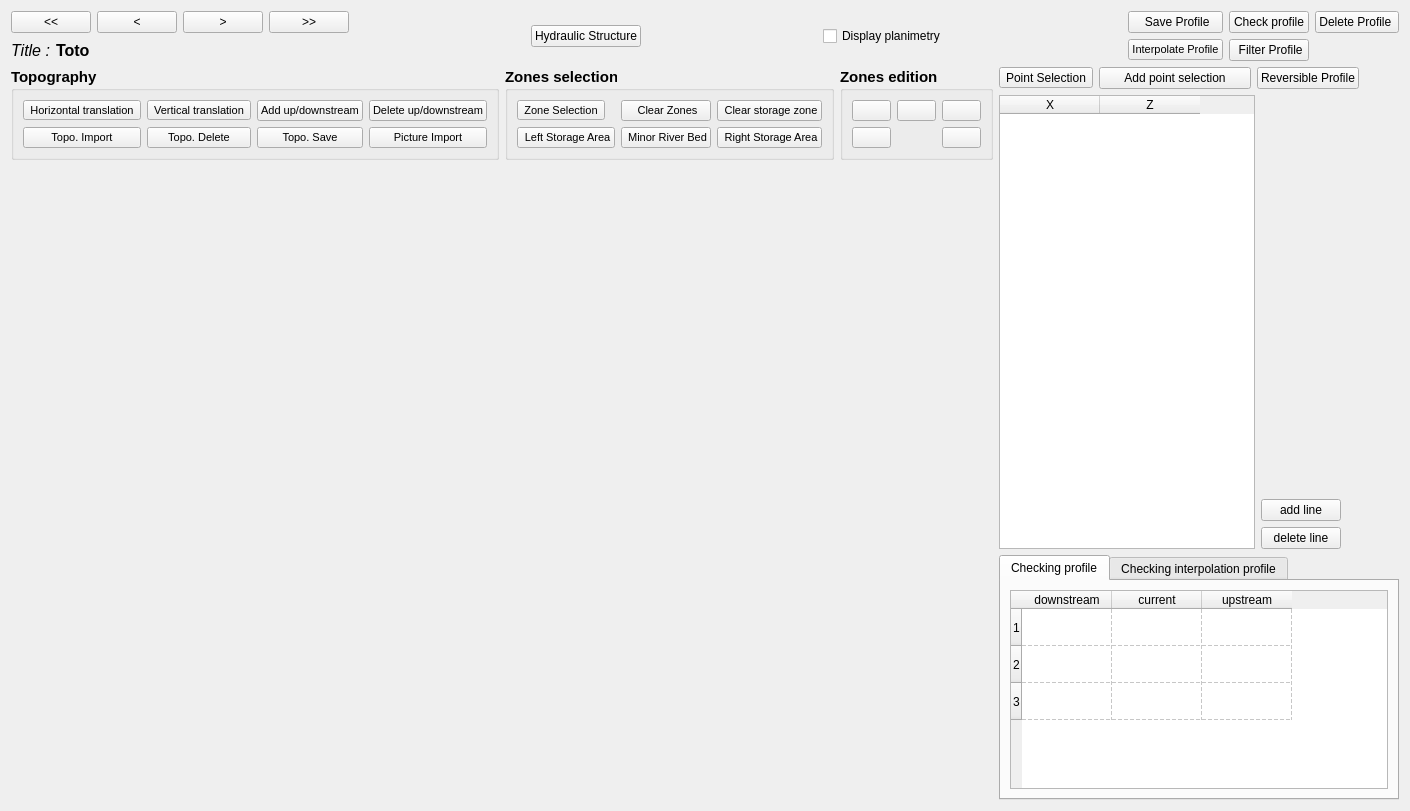
<?xml version="1.0" encoding="UTF-8"?>
<ui version="4.0">
 <class>ProfilGraph</class>
 <widget class="QWidget" name="ProfilGraph">
  <property name="windowModality">
   <enum>Qt::NonModal</enum>
  </property>
  <property name="geometry">
   <rect>
    <x>0</x>
    <y>0</y>
    <width>1348</width>
    <height>811</height>
   </rect>
  </property>
  <property name="acceptDrops">
   <bool>true</bool>
  </property>
  <property name="windowTitle">
   <string>Profile Topography Edition</string>
  </property>
  <layout class="QGridLayout" name="gridLayout_6">
   <item row="0" column="0">
    <layout class="QVBoxLayout" name="verticalLayout">
     <item>
      <layout class="QHBoxLayout" name="horizontalLayout_5">
       <item>
        <layout class="QVBoxLayout" name="verticalLayout_4">
         <item>
          <layout class="QHBoxLayout" name="horizontalLayout_3">
           <item>
            <widget class="QPushButton" name="bt_reculTot">
             <property name="sizePolicy">
              <sizepolicy hsizetype="Expanding" vsizetype="Fixed">
               <horstretch>0</horstretch>
               <verstretch>0</verstretch>
              </sizepolicy>
             </property>
             <property name="text">
              <string>&lt;&lt;</string>
             </property>
             <property name="default">
              <bool>false</bool>
             </property>
            </widget>
           </item>
           <item>
            <widget class="QPushButton" name="bt_recul">
             <property name="sizePolicy">
              <sizepolicy hsizetype="Expanding" vsizetype="Fixed">
               <horstretch>0</horstretch>
               <verstretch>0</verstretch>
              </sizepolicy>
             </property>
             <property name="text">
              <string>&lt;</string>
             </property>
            </widget>
           </item>
           <item>
            <widget class="QPushButton" name="bt_av">
             <property name="sizePolicy">
              <sizepolicy hsizetype="Expanding" vsizetype="Fixed">
               <horstretch>0</horstretch>
               <verstretch>0</verstretch>
              </sizepolicy>
             </property>
             <property name="text">
              <string>&gt;</string>
             </property>
            </widget>
           </item>
           <item>
            <widget class="QPushButton" name="bt_avTot">
             <property name="sizePolicy">
              <sizepolicy hsizetype="Expanding" vsizetype="Fixed">
               <horstretch>0</horstretch>
               <verstretch>0</verstretch>
              </sizepolicy>
             </property>
             <property name="text">
              <string>&gt;&gt;</string>
             </property>
            </widget>
           </item>
          </layout>
         </item>
         <item>
          <layout class="QHBoxLayout" name="horizontalLayout_6">
           <item>
            <widget class="QLabel" name="label_2">
             <property name="font">
              <font>
               <pointsize>12</pointsize>
               <italic>true</italic>
              </font>
             </property>
             <property name="text">
              <string>Title :</string>
             </property>
             <property name="alignment">
              <set>Qt::AlignRight|Qt::AlignTrailing|Qt::AlignVCenter</set>
             </property>
            </widget>
           </item>
           <item>
            <widget class="QLabel" name="label_Title">
             <property name="font">
              <font>
               <pointsize>12</pointsize>
               <weight>75</weight>
               <bold>true</bold>
              </font>
             </property>
             <property name="text">
              <string>Toto</string>
             </property>
            </widget>
           </item>
           <item>
            <spacer name="horizontalSpacer_2">
             <property name="orientation">
              <enum>Qt::Horizontal</enum>
             </property>
             <property name="sizeHint" stdset="0">
              <size>
               <width>40</width>
               <height>20</height>
              </size>
             </property>
            </spacer>
           </item>
          </layout>
         </item>
        </layout>
       </item>
       <item>
        <spacer name="horizontalSpacer_4">
         <property name="orientation">
          <enum>Qt::Horizontal</enum>
         </property>
         <property name="sizeHint" stdset="0">
          <size>
           <width>40</width>
           <height>20</height>
          </size>
         </property>
        </spacer>
       </item>
       <item>
        <widget class="QPushButton" name="bt_ouvrage">
         <property name="text">
          <string>Hydraulic Structure</string>
         </property>
        </widget>
       </item>
       <item>
        <spacer name="horizontalSpacer_3">
         <property name="orientation">
          <enum>Qt::Horizontal</enum>
         </property>
         <property name="sizeHint" stdset="0">
          <size>
           <width>40</width>
           <height>20</height>
          </size>
         </property>
        </spacer>
       </item>
       <item>
        <widget class="QCheckBox" name="cb_planim">
         <property name="text">
          <string>Display planimetry</string>
         </property>
        </widget>
       </item>
       <item>
        <spacer name="horizontalSpacer_5">
         <property name="orientation">
          <enum>Qt::Horizontal</enum>
         </property>
         <property name="sizeHint" stdset="0">
          <size>
           <width>40</width>
           <height>20</height>
          </size>
         </property>
        </spacer>
       </item>
       <item>
        <layout class="QGridLayout" name="gridLayout_8">
         <item row="0" column="1">
          <widget class="QPushButton" name="bt_check_prof">
           <property name="text">
            <string>Check profile</string>
           </property>
          </widget>
         </item>
         <item row="0" column="2">
          <widget class="QPushButton" name="bt_profil_del">
           <property name="sizePolicy">
            <sizepolicy hsizetype="Expanding" vsizetype="Fixed">
             <horstretch>0</horstretch>
             <verstretch>0</verstretch>
            </sizepolicy>
           </property>
           <property name="text">
            <string>Delete Profile </string>
           </property>
          </widget>
         </item>
         <item row="1" column="1">
          <widget class="QPushButton" name="bt_profil_filter">
           <property name="sizePolicy">
            <sizepolicy hsizetype="Expanding" vsizetype="Fixed">
             <horstretch>0</horstretch>
             <verstretch>0</verstretch>
            </sizepolicy>
           </property>
           <property name="text">
            <string> Filter Profile</string>
           </property>
          </widget>
         </item>
         <item row="0" column="0">
          <widget class="QPushButton" name="bt_profil_save">
           <property name="sizePolicy">
            <sizepolicy hsizetype="Expanding" vsizetype="Fixed">
             <horstretch>0</horstretch>
             <verstretch>0</verstretch>
            </sizepolicy>
           </property>
           <property name="text">
            <string> Save Profile</string>
           </property>
          </widget>
         </item>
         <item row="1" column="0">
          <widget class="QPushButton" name="bt_interp">
           <property name="font">
            <font>
             <pointsize>8</pointsize>
            </font>
           </property>
           <property name="text">
            <string>Interpolate Profile</string>
           </property>
          </widget>
         </item>
        </layout>
       </item>
      </layout>
     </item>
     <item>
      <layout class="QHBoxLayout" name="horizontalLayout_9">
       <item>
        <layout class="QVBoxLayout" name="verticalLayout_2">
         <item>
          <layout class="QVBoxLayout" name="widget_figure_old">
           <item>
            <layout class="QHBoxLayout" name="horizontalLayout_8">
             <item>
              <widget class="QGroupBox" name="groupBox_2">
               <property name="font">
                <font>
                 <pointsize>11</pointsize>
                 <weight>75</weight>
                 <bold>true</bold>
                </font>
               </property>
               <property name="title">
                <string>Topography</string>
               </property>
               <layout class="QGridLayout" name="gridLayout_5">
                <item row="0" column="0">
                 <layout class="QGridLayout" name="gridLayout_4">
                  <item row="1" column="0">
                   <widget class="QPushButton" name="bt_topo_load">
                    <property name="sizePolicy">
                     <sizepolicy hsizetype="Expanding" vsizetype="Fixed">
                      <horstretch>0</horstretch>
                      <verstretch>0</verstretch>
                     </sizepolicy>
                    </property>
                    <property name="font">
                     <font>
                      <pointsize>8</pointsize>
                      <weight>50</weight>
                      <bold>false</bold>
                     </font>
                    </property>
                    <property name="text">
                     <string>Topo. Import</string>
                    </property>
                   </widget>
                  </item>
                  <item row="0" column="2">
                   <widget class="QToolButton" name="BtTools_profil_translationV">
                    <property name="font">
                     <font>
                      <pointsize>8</pointsize>
                      <weight>50</weight>
                      <bold>false</bold>
                     </font>
                    </property>
                    <property name="text">
                     <string>Vertical translation</string>
                    </property>
                    <property name="iconSize">
                     <size>
                      <width>24</width>
                      <height>24</height>
                     </size>
                    </property>
                    <property name="checkable">
                     <bool>true</bool>
                    </property>
                   </widget>
                  </item>
                  <item row="1" column="4">
                   <widget class="QPushButton" name="bt_img_load">
                    <property name="sizePolicy">
                     <sizepolicy hsizetype="Expanding" vsizetype="Fixed">
                      <horstretch>0</horstretch>
                      <verstretch>0</verstretch>
                     </sizepolicy>
                    </property>
                    <property name="font">
                     <font>
                      <pointsize>8</pointsize>
                      <weight>50</weight>
                      <bold>false</bold>
                     </font>
                    </property>
                    <property name="text">
                     <string>Picture Import</string>
                    </property>
                   </widget>
                  </item>
                  <item row="1" column="2">
                   <widget class="QPushButton" name="bt_topo_del">
                    <property name="font">
                     <font>
                      <pointsize>8</pointsize>
                      <weight>50</weight>
                      <bold>false</bold>
                     </font>
                    </property>
                    <property name="text">
                     <string>Topo. Delete</string>
                    </property>
                   </widget>
                  </item>
                  <item row="1" column="3">
                   <widget class="QPushButton" name="bt_topo_save">
                    <property name="sizePolicy">
                     <sizepolicy hsizetype="Expanding" vsizetype="Fixed">
                      <horstretch>0</horstretch>
                      <verstretch>0</verstretch>
                     </sizepolicy>
                    </property>
                    <property name="font">
                     <font>
                      <pointsize>8</pointsize>
                      <weight>50</weight>
                      <bold>false</bold>
                     </font>
                    </property>
                    <property name="text">
                     <string>Topo. Save</string>
                    </property>
                   </widget>
                  </item>
                  <item row="0" column="0">
                   <widget class="QToolButton" name="BtTools_profil_translationH">
                    <property name="font">
                     <font>
                      <pointsize>8</pointsize>
                      <weight>50</weight>
                      <bold>false</bold>
                     </font>
                    </property>
                    <property name="text">
                     <string>Horizontal translation</string>
                    </property>
                    <property name="icon">
                     <iconset>
                      <normaloff>:/plugins/MascPlug/icones/deplace_profil.png</normaloff>:/plugins/MascPlug/icones/deplace_profil.png</iconset>
                    </property>
                    <property name="iconSize">
                     <size>
                      <width>24</width>
                      <height>24</height>
                     </size>
                    </property>
                    <property name="checkable">
                     <bool>true</bool>
                    </property>
                    <property name="checked">
                     <bool>false</bool>
                    </property>
                   </widget>
                  </item>
                  <item row="0" column="3">
                   <widget class="QPushButton" name="bt_amont_aval">
                    <property name="font">
                     <font>
                      <pointsize>8</pointsize>
                      <weight>50</weight>
                      <bold>false</bold>
                     </font>
                    </property>
                    <property name="text">
                     <string>Add up/downstream</string>
                    </property>
                    <property name="default">
                     <bool>false</bool>
                    </property>
                   </widget>
                  </item>
                  <item row="0" column="4">
                   <widget class="QPushButton" name="bt_del_amont_aval">
                    <property name="font">
                     <font>
                      <pointsize>8</pointsize>
                      <weight>50</weight>
                      <bold>false</bold>
                     </font>
                    </property>
                    <property name="text">
                     <string>Delete up/downstream</string>
                    </property>
                   </widget>
                  </item>
                 </layout>
                </item>
               </layout>
              </widget>
             </item>
             <item>
              <widget class="QGroupBox" name="groupBox">
               <property name="font">
                <font>
                 <pointsize>11</pointsize>
                 <weight>75</weight>
                 <bold>true</bold>
                </font>
               </property>
               <property name="title">
                <string>Zones selection</string>
               </property>
               <layout class="QGridLayout" name="gridLayout_3">
                <item row="0" column="0">
                 <layout class="QGridLayout" name="gridLayout_2">
                  <item row="1" column="1">
                   <widget class="QPushButton" name="bt_minor_bed">
                    <property name="font">
                     <font>
                      <pointsize>8</pointsize>
                      <weight>50</weight>
                      <bold>false</bold>
                     </font>
                    </property>
                    <property name="text">
                     <string> Minor River Bed</string>
                    </property>
                    <property name="icon">
                     <iconset resource="../resources.qrc">
                      <normaloff>:/plugins/Mascaret/icones/zone_both_bed.png</normaloff>:/plugins/Mascaret/icones/zone_both_bed.png</iconset>
                    </property>
                    <property name="iconSize">
                     <size>
                      <width>20</width>
                      <height>16</height>
                     </size>
                    </property>
                   </widget>
                  </item>
                  <item row="1" column="2">
                   <widget class="QPushButton" name="bt_r_stok">
                    <property name="font">
                     <font>
                      <pointsize>8</pointsize>
                      <weight>50</weight>
                      <bold>false</bold>
                     </font>
                    </property>
                    <property name="text">
                     <string> Right Storage Area</string>
                    </property>
                    <property name="icon">
                     <iconset resource="../resources.qrc">
                      <normaloff>:/plugins/Mascaret/icones/zone_right_stock.png</normaloff>:/plugins/Mascaret/icones/zone_right_stock.png</iconset>
                    </property>
                    <property name="iconSize">
                     <size>
                      <width>20</width>
                      <height>16</height>
                     </size>
                    </property>
                   </widget>
                  </item>
                  <item row="1" column="0">
                   <widget class="QPushButton" name="bt_l_stok">
                    <property name="font">
                     <font>
                      <pointsize>8</pointsize>
                      <weight>50</weight>
                      <bold>false</bold>
                     </font>
                    </property>
                    <property name="text">
                     <string> Left Storage Area</string>
                    </property>
                    <property name="icon">
                     <iconset resource="../resources.qrc">
                      <normaloff>:/plugins/Mascaret/icones/zone_left_stock.png</normaloff>:/plugins/Mascaret/icones/zone_left_stock.png</iconset>
                    </property>
                    <property name="iconSize">
                     <size>
                      <width>20</width>
                      <height>16</height>
                     </size>
                    </property>
                   </widget>
                  </item>
                  <item row="0" column="0">
                   <widget class="QToolButton" name="btTools_zone_selection">
                    <property name="font">
                     <font>
                      <pointsize>8</pointsize>
                      <weight>50</weight>
                      <bold>false</bold>
                     </font>
                    </property>
                    <property name="text">
                     <string>Zone Selection</string>
                    </property>
                    <property name="icon">
                     <iconset>
                      <normaloff>:/plugins/MascPlug/icones/select_zone.png</normaloff>:/plugins/MascPlug/icones/select_zone.png</iconset>
                    </property>
                    <property name="iconSize">
                     <size>
                      <width>24</width>
                      <height>24</height>
                     </size>
                    </property>
                    <property name="checkable">
                     <bool>true</bool>
                    </property>
                   </widget>
                  </item>
                  <item row="0" column="1">
                   <widget class="QPushButton" name="bt_clear_zone_minor">
                    <property name="font">
                     <font>
                      <pointsize>8</pointsize>
                      <weight>50</weight>
                      <bold>false</bold>
                     </font>
                    </property>
                    <property name="text">
                     <string> Clear Zones</string>
                    </property>
                    <property name="icon">
                     <iconset resource="../resources.qrc">
                      <normaloff>:/plugins/Mascaret/icones/zone_both_bed.png</normaloff>:/plugins/Mascaret/icones/zone_both_bed.png</iconset>
                    </property>
                    <property name="iconSize">
                     <size>
                      <width>20</width>
                      <height>16</height>
                     </size>
                    </property>
                   </widget>
                  </item>
                  <item row="0" column="2">
                   <widget class="QPushButton" name="bt_clear_zone_stock">
                    <property name="font">
                     <font>
                      <pointsize>8</pointsize>
                      <weight>50</weight>
                      <bold>false</bold>
                     </font>
                    </property>
                    <property name="text">
                     <string> Clear storage zone</string>
                    </property>
                    <property name="icon">
                     <iconset resource="../resources.qrc">
                      <normaloff>:/plugins/Mascaret/icones/zone_left_stock.png</normaloff>:/plugins/Mascaret/icones/zone_left_stock.png</iconset>
                    </property>
                    <property name="iconSize">
                     <size>
                      <width>20</width>
                      <height>16</height>
                     </size>
                    </property>
                   </widget>
                  </item>
                 </layout>
                </item>
               </layout>
              </widget>
             </item>
             <item>
              <widget class="QGroupBox" name="groupBox_3">
               <property name="font">
                <font>
                 <pointsize>11</pointsize>
                 <weight>75</weight>
                 <bold>true</bold>
                </font>
               </property>
               <property name="title">
                <string>Zones edition</string>
               </property>
               <layout class="QGridLayout" name="gridLayout_10">
                <item row="0" column="0">
                 <layout class="QGridLayout" name="gridLayout_11">
                  <item row="0" column="1">
                   <widget class="QPushButton" name="bt_both_bed">
                    <property name="font">
                     <font>
                      <pointsize>8</pointsize>
                      <weight>50</weight>
                      <bold>false</bold>
                     </font>
                    </property>
                    <property name="text">
                     <string/>
                    </property>
                    <property name="icon">
                     <iconset resource="../resources.qrc">
                      <normaloff>:/plugins/Mascaret/icones/zone_both_bed.png</normaloff>:/plugins/Mascaret/icones/zone_both_bed.png</iconset>
                    </property>
                    <property name="iconSize">
                     <size>
                      <width>24</width>
                      <height>16</height>
                     </size>
                    </property>
                   </widget>
                  </item>
                  <item row="0" column="0">
                   <widget class="QPushButton" name="bt_left_bed">
                    <property name="font">
                     <font>
                      <pointsize>8</pointsize>
                      <weight>50</weight>
                      <bold>false</bold>
                     </font>
                    </property>
                    <property name="text">
                     <string/>
                    </property>
                    <property name="icon">
                     <iconset resource="../resources.qrc">
                      <normaloff>:/plugins/Mascaret/icones/zone_left_bed.png</normaloff>:/plugins/Mascaret/icones/zone_left_bed.png</iconset>
                    </property>
                   </widget>
                  </item>
                  <item row="0" column="2">
                   <widget class="QPushButton" name="bt_right_bed">
                    <property name="font">
                     <font>
                      <pointsize>8</pointsize>
                      <weight>50</weight>
                      <bold>false</bold>
                     </font>
                    </property>
                    <property name="text">
                     <string/>
                    </property>
                    <property name="icon">
                     <iconset resource="../resources.qrc">
                      <normaloff>:/plugins/Mascaret/icones/zone_right_bed.png</normaloff>:/plugins/Mascaret/icones/zone_right_bed.png</iconset>
                    </property>
                   </widget>
                  </item>
                  <item row="1" column="0">
                   <widget class="QPushButton" name="bt_left_stock">
                    <property name="font">
                     <font>
                      <pointsize>8</pointsize>
                      <weight>50</weight>
                      <bold>false</bold>
                     </font>
                    </property>
                    <property name="text">
                     <string/>
                    </property>
                    <property name="icon">
                     <iconset resource="../resources.qrc">
                      <normaloff>:/plugins/Mascaret/icones/zone_left_stock.png</normaloff>:/plugins/Mascaret/icones/zone_left_stock.png</iconset>
                    </property>
                   </widget>
                  </item>
                  <item row="1" column="2">
                   <widget class="QPushButton" name="bt_right_stock">
                    <property name="font">
                     <font>
                      <pointsize>8</pointsize>
                      <weight>50</weight>
                      <bold>false</bold>
                     </font>
                    </property>
                    <property name="text">
                     <string/>
                    </property>
                    <property name="icon">
                     <iconset resource="../resources.qrc">
                      <normaloff>:/plugins/Mascaret/icones/zone_right_stock.png</normaloff>:/plugins/Mascaret/icones/zone_right_stock.png</iconset>
                    </property>
                   </widget>
                  </item>
                 </layout>
                </item>
               </layout>
              </widget>
             </item>
             <item>
              <spacer name="horizontalSpacer_6">
               <property name="orientation">
                <enum>Qt::Horizontal</enum>
               </property>
               <property name="sizeType">
                <enum>QSizePolicy::Maximum</enum>
               </property>
               <property name="sizeHint" stdset="0">
                <size>
                 <width>500</width>
                 <height>20</height>
                </size>
               </property>
              </spacer>
             </item>
            </layout>
           </item>
          </layout>
         </item>
         <item>
          <layout class="QHBoxLayout" name="horizontalLayout_2">
           <item>
            <spacer name="verticalSpacer">
             <property name="orientation">
              <enum>Qt::Vertical</enum>
             </property>
             <property name="sizeType">
              <enum>QSizePolicy::MinimumExpanding</enum>
             </property>
             <property name="sizeHint" stdset="0">
              <size>
               <width>20</width>
               <height>40</height>
              </size>
             </property>
            </spacer>
           </item>
           <item>
            <layout class="QVBoxLayout" name="widget_figure"/>
           </item>
          </layout>
         </item>
        </layout>
       </item>
       <item>
        <layout class="QVBoxLayout" name="verticalLayout_5">
         <item>
          <layout class="QHBoxLayout" name="horizontalLayout_10">
           <item>
            <layout class="QGridLayout" name="gridLayout">
             <property name="sizeConstraint">
              <enum>QLayout::SetMinimumSize</enum>
             </property>
             <item row="0" column="0">
              <widget class="QToolButton" name="btTools_point_selection">
               <property name="text">
                <string>Point Selection</string>
               </property>
               <property name="icon">
                <iconset>
                 <normaloff>:/plugins/MascPlug/icones/select.png</normaloff>:/plugins/MascPlug/icones/select.png</iconset>
               </property>
               <property name="iconSize">
                <size>
                 <width>24</width>
                 <height>24</height>
                </size>
               </property>
               <property name="checkable">
                <bool>true</bool>
               </property>
              </widget>
             </item>
             <item row="0" column="1">
              <widget class="QPushButton" name="bt_add_point">
               <property name="sizePolicy">
                <sizepolicy hsizetype="Minimum" vsizetype="Fixed">
                 <horstretch>255</horstretch>
                 <verstretch>0</verstretch>
                </sizepolicy>
               </property>
               <property name="text">
                <string>Add point selection</string>
               </property>
              </widget>
             </item>
             <item row="0" column="2">
              <widget class="QPushButton" name="bt_reverse_prof">
               <property name="text">
                <string>Reversible Profile</string>
               </property>
              </widget>
             </item>
            </layout>
           </item>
           <item>
            <spacer name="horizontalSpacer_9">
             <property name="orientation">
              <enum>Qt::Horizontal</enum>
             </property>
             <property name="sizeType">
              <enum>QSizePolicy::Maximum</enum>
             </property>
             <property name="sizeHint" stdset="0">
              <size>
               <width>40</width>
               <height>20</height>
              </size>
             </property>
            </spacer>
           </item>
          </layout>
         </item>
         <item>
          <layout class="QHBoxLayout" name="horizontalLayout_7">
           <item>
            <widget class="QTableWidget" name="tableWidget">
             <property name="sizePolicy">
              <sizepolicy hsizetype="Minimum" vsizetype="Minimum">
               <horstretch>0</horstretch>
               <verstretch>0</verstretch>
              </sizepolicy>
             </property>
             <column>
              <property name="text">
               <string>X</string>
              </property>
             </column>
             <column>
              <property name="text">
               <string>Z</string>
              </property>
             </column>
            </widget>
           </item>
           <item>
            <layout class="QVBoxLayout" name="verticalLayout_7">
             <item>
              <spacer name="verticalSpacer_3">
               <property name="orientation">
                <enum>Qt::Vertical</enum>
               </property>
               <property name="sizeType">
                <enum>QSizePolicy::Expanding</enum>
               </property>
               <property name="sizeHint" stdset="0">
                <size>
                 <width>20</width>
                 <height>40</height>
                </size>
               </property>
              </spacer>
             </item>
             <item>
              <widget class="QPushButton" name="bt_add_line">
               <property name="text">
                <string>add line</string>
               </property>
              </widget>
             </item>
             <item>
              <widget class="QPushButton" name="bt_del_line">
               <property name="text">
                <string>delete line</string>
               </property>
              </widget>
             </item>
            </layout>
           </item>
           <item>
            <spacer name="horizontalSpacer">
             <property name="orientation">
              <enum>Qt::Horizontal</enum>
             </property>
             <property name="sizeHint" stdset="0">
              <size>
               <width>40</width>
               <height>20</height>
              </size>
             </property>
            </spacer>
           </item>
          </layout>
         </item>
         <item>
          <widget class="QTabWidget" name="tab_aff">
           <property name="sizePolicy">
            <sizepolicy hsizetype="MinimumExpanding" vsizetype="Minimum">
             <horstretch>1</horstretch>
             <verstretch>0</verstretch>
            </sizepolicy>
           </property>
           <property name="minimumSize">
            <size>
             <width>400</width>
             <height>245</height>
            </size>
           </property>
           <property name="maximumSize">
            <size>
             <width>600</width>
             <height>16777215</height>
            </size>
           </property>
           <property name="currentIndex">
            <number>0</number>
           </property>
           <widget class="QWidget" name="tab">
            <attribute name="title">
             <string>Checking profile</string>
            </attribute>
            <layout class="QGridLayout" name="gridLayout_7">
             <item row="0" column="0">
              <widget class="QTableWidget" name="table_check">
               <property name="sizePolicy">
                <sizepolicy hsizetype="Expanding" vsizetype="Minimum">
                 <horstretch>0</horstretch>
                 <verstretch>0</verstretch>
                </sizepolicy>
               </property>
               <property name="minimumSize">
                <size>
                 <width>340</width>
                 <height>193</height>
                </size>
               </property>
               <property name="maximumSize">
                <size>
                 <width>650</width>
                 <height>16777215</height>
                </size>
               </property>
               <property name="sizeAdjustPolicy">
                <enum>QAbstractScrollArea::AdjustToContents</enum>
               </property>
               <property name="autoScroll">
                <bool>true</bool>
               </property>
               <property name="gridStyle">
                <enum>Qt::DashLine</enum>
               </property>
               <property name="rowCount">
                <number>3</number>
               </property>
               <property name="columnCount">
                <number>3</number>
               </property>
               <attribute name="horizontalHeaderCascadingSectionResizes">
                <bool>false</bool>
               </attribute>
               <attribute name="horizontalHeaderDefaultSectionSize">
                <number>90</number>
               </attribute>
               <attribute name="horizontalHeaderHighlightSections">
                <bool>true</bool>
               </attribute>
               <attribute name="horizontalHeaderShowSortIndicator" stdset="0">
                <bool>false</bool>
               </attribute>
               <attribute name="horizontalHeaderStretchLastSection">
                <bool>false</bool>
               </attribute>
               <attribute name="verticalHeaderCascadingSectionResizes">
                <bool>false</bool>
               </attribute>
               <attribute name="verticalHeaderMinimumSectionSize">
                <number>30</number>
               </attribute>
               <attribute name="verticalHeaderDefaultSectionSize">
                <number>37</number>
               </attribute>
               <attribute name="verticalHeaderHighlightSections">
                <bool>true</bool>
               </attribute>
               <row/>
               <row/>
               <row/>
               <column>
                <property name="text">
                 <string>downstream</string>
                </property>
               </column>
               <column>
                <property name="text">
                 <string>current</string>
                </property>
               </column>
               <column>
                <property name="text">
                 <string>upstream</string>
                </property>
               </column>
              </widget>
             </item>
            </layout>
           </widget>
           <widget class="QWidget" name="tab_2">
            <attribute name="title">
             <string>Checking interpolation profile</string>
            </attribute>
            <layout class="QGridLayout" name="gridLayout_9">
             <item row="0" column="0">
              <widget class="QTableWidget" name="table_check_interp">
               <property name="sizePolicy">
                <sizepolicy hsizetype="MinimumExpanding" vsizetype="Minimum">
                 <horstretch>1</horstretch>
                 <verstretch>0</verstretch>
                </sizepolicy>
               </property>
               <property name="autoScroll">
                <bool>true</bool>
               </property>
               <property name="gridStyle">
                <enum>Qt::DashLine</enum>
               </property>
               <property name="rowCount">
                <number>3</number>
               </property>
               <property name="columnCount">
                <number>3</number>
               </property>
               <attribute name="horizontalHeaderCascadingSectionResizes">
                <bool>false</bool>
               </attribute>
               <attribute name="horizontalHeaderDefaultSectionSize">
                <number>95</number>
               </attribute>
               <row/>
               <row/>
               <row/>
               <column>
                <property name="text">
                 <string>downstream</string>
                </property>
               </column>
               <column>
                <property name="text">
                 <string>interpolation</string>
                </property>
               </column>
               <column>
                <property name="text">
                 <string>upstream</string>
                </property>
               </column>
              </widget>
             </item>
            </layout>
           </widget>
          </widget>
         </item>
        </layout>
       </item>
      </layout>
     </item>
    </layout>
   </item>
  </layout>
  <action name="actionBtTools_profil_translationH">
   <property name="text">
    <string>BtTools_profil_translationH</string>
   </property>
   <property name="toolTip">
    <string>BtTools_profil_translationH</string>
   </property>
  </action>
  <action name="actionBtTools_zone_selection">
   <property name="text">
    <string>BtTools_zone_selection</string>
   </property>
  </action>
  <action name="actionBtTools_point_selection">
   <property name="text">
    <string>BtTools_point_selection</string>
   </property>
  </action>
  <action name="actionBtTools_profil_translationV">
   <property name="text">
    <string>BtTools_profil_translationV</string>
   </property>
   <property name="toolTip">
    <string>BtTools_profil_translationV</string>
   </property>
  </action>
 </widget>
 <resources>
  <include location="../resources.qrc"/>
 </resources>
 <connections>
  <connection>
   <sender>btTools_zone_selection</sender>
   <signal>toggled(bool)</signal>
   <receiver>actionBtTools_zone_selection</receiver>
   <slot>trigger()</slot>
   <hints>
    <hint type="sourcelabel">
     <x>306</x>
     <y>120</y>
    </hint>
    <hint type="destinationlabel">
     <x>-1</x>
     <y>-1</y>
    </hint>
   </hints>
  </connection>
  <connection>
   <sender>BtTools_profil_translationH</sender>
   <signal>toggled(bool)</signal>
   <receiver>actionBtTools_profil_translationH</receiver>
   <slot>trigger()</slot>
   <hints>
    <hint type="sourcelabel">
     <x>40</x>
     <y>120</y>
    </hint>
    <hint type="destinationlabel">
     <x>-1</x>
     <y>-1</y>
    </hint>
   </hints>
  </connection>
 </connections>
</ui>
